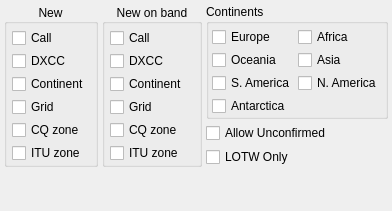
                     <widget class="QWidget" name="tab_10">
                      <attribute name="title">
                       <string>Filtering</string>
                      </attribute>
                      <layout class="QGridLayout" name="gridLayout_filtering">
                       <property name="leftMargin">
                        <number>4</number>
                       </property>
                       <property name="topMargin">
                        <number>4</number>
                       </property>
                       <property name="rightMargin">
                        <number>4</number>
                       </property>
                       <property name="bottomMargin">
                        <number>4</number>
                       </property>
                       <property name="spacing">
                        <number>4</number>
                       </property>
                       <item row="1" column="1">
                        <spacer name="verticalSpacer_10">
                         <property name="orientation">
                          <enum>Qt::Vertical</enum>
                         </property>
                         <property name="sizeHint" stdset="0">
                          <size>
                           <width>20</width>
                           <height>40</height>
                          </size>
                         </property>
                        </spacer>
                       </item>
                       <item row="0" column="2">
                        <widget class="QGroupBox" name="groupBox_2">
                         <property name="toolTip">
                          <string>&lt;html&gt;&lt;head/&gt;&lt;body&gt;&lt;p&gt;Only stations with new Call/DXCC/Continent... on band will be shown in the Band Activity window&lt;/p&gt;&lt;/body&gt;&lt;/html&gt;</string>
                         </property>
                         <property name="title">
                          <string>New on band</string>
                         </property>
                         <property name="alignment">
                          <set>Qt::AlignCenter</set>
                         </property>
                         <layout class="QVBoxLayout" name="verticalLayout_14">
                          <property name="spacing">
                           <number>2</number>
                          </property>
                          <property name="leftMargin">
                           <number>5</number>
                          </property>
                          <property name="topMargin">
                           <number>3</number>
                          </property>
                          <property name="rightMargin">
                           <number>5</number>
                          </property>
                          <property name="bottomMargin">
                           <number>0</number>
                          </property>
                          <item>
                           <widget class="QCheckBox" name="cb_callB4onBand">
                            <property name="text">
                             <string>Call</string>
                            </property>
                           </widget>
                          </item>
                          <item>
                           <widget class="QCheckBox" name="cb_countryB4onBand">
                            <property name="text">
                             <string>DXCC</string>
                            </property>
                           </widget>
                          </item>
                          <item>
                           <widget class="QCheckBox" name="cb_continentB4onBand">
                            <property name="text">
                             <string>Continent</string>
                            </property>
                           </widget>
                          </item>
                          <item>
                           <widget class="QCheckBox" name="cb_gridB4onBand">
                            <property name="text">
                             <string>Grid</string>
                            </property>
                           </widget>
                          </item>
                          <item>
                           <widget class="QCheckBox" name="cb_CQZoneB4onBand">
                            <property name="text">
                             <string>CQ zone</string>
                            </property>
                           </widget>
                          </item>
                          <item>
                           <widget class="QCheckBox" name="cb_ITUZoneB4onBand">
                            <property name="text">
                             <string>ITU zone</string>
                            </property>
                           </widget>
                          </item>
                         </layout>
                        </widget>
                       </item>
                       <item row="0" column="1">
                        <widget class="QGroupBox" name="groupBox_3">
                         <property name="toolTip">
                          <string>&lt;html&gt;&lt;head/&gt;&lt;body&gt;&lt;p&gt;Only stations with new Call/DXCC/Continent... will be shown in the Band Activity window&lt;/p&gt;&lt;/body&gt;&lt;/html&gt;</string>
                         </property>
                         <property name="title">
                          <string>New</string>
                         </property>
                         <property name="alignment">
                          <set>Qt::AlignCenter</set>
                         </property>
                         <layout class="QVBoxLayout" name="verticalLayout_13">
                          <property name="spacing">
                           <number>2</number>
                          </property>
                          <property name="leftMargin">
                           <number>5</number>
                          </property>
                          <property name="topMargin">
                           <number>3</number>
                          </property>
                          <property name="rightMargin">
                           <number>5</number>
                          </property>
                          <property name="bottomMargin">
                           <number>0</number>
                          </property>
                          <item>
                           <widget class="QCheckBox" name="cb_callB4">
                            <property name="text">
                             <string>Call</string>
                            </property>
                           </widget>
                          </item>
                          <item>
                           <widget class="QCheckBox" name="cb_countryB4">
                            <property name="text">
                             <string>DXCC</string>
                            </property>
                           </widget>
                          </item>
                          <item>
                           <widget class="QCheckBox" name="cb_continentB4">
                            <property name="text">
                             <string>Continent</string>
                            </property>
                           </widget>
                          </item>
                          <item>
                           <widget class="QCheckBox" name="cb_gridB4">
                            <property name="text">
                             <string>Grid</string>
                            </property>
                           </widget>
                          </item>
                          <item>
                           <widget class="QCheckBox" name="cb_CQZoneB4">
                            <property name="text">
                             <string>CQ zone</string>
                            </property>
                           </widget>
                          </item>
                          <item>
                           <widget class="QCheckBox" name="cb_ITUZoneB4">
                            <property name="text">
                             <string>ITU zone</string>
                            </property>
                           </widget>
                          </item>
                         </layout>
                        </widget>
                       </item>
                       <item row="0" column="3">
                        <layout class="QVBoxLayout" name="verticalLayout_10">
                         <item>
                          <widget class="QGroupBox" name="groupBox_8">
                           <property name="toolTip">
                            <string>&lt;html&gt;&lt;head/&gt;&lt;body&gt;&lt;p&gt;Show only stations from the selected continents&lt;/p&gt;&lt;/body&gt;&lt;/html&gt;</string>
                           </property>
                           <property name="statusTip">
                            <string/>
                           </property>
                           <property name="title">
                            <string>Continents</string>
                           </property>
                           <layout class="QGridLayout" name="gridLayout_4">
                            <property name="leftMargin">
                             <number>3</number>
                            </property>
                            <property name="topMargin">
                             <number>3</number>
                            </property>
                            <property name="rightMargin">
                             <number>3</number>
                            </property>
                            <property name="bottomMargin">
                             <number>0</number>
                            </property>
                            <property name="spacing">
                             <number>3</number>
                            </property>
                            <item row="1" column="1">
                             <widget class="QCheckBox" name="cb_c_AS">
                              <property name="text">
                               <string>Asia</string>
                              </property>
                             </widget>
                            </item>
                            <item row="0" column="0">
                             <widget class="QCheckBox" name="cb_c_EU">
                              <property name="text">
                               <string>Europe</string>
                              </property>
                             </widget>
                            </item>
                            <item row="0" column="1">
                             <widget class="QCheckBox" name="cb_c_AF">
                              <property name="text">
                               <string>Africa</string>
                              </property>
                             </widget>
                            </item>
                            <item row="4" column="1">
                             <widget class="QCheckBox" name="cb_c_NA">
                              <property name="text">
                               <string>N. America</string>
                              </property>
                             </widget>
                            </item>
                            <item row="4" column="0">
                             <widget class="QCheckBox" name="cb_c_SA">
                              <property name="text">
                               <string>S. America</string>
                              </property>
                             </widget>
                            </item>
                            <item row="5" column="0">
                             <widget class="QCheckBox" name="cb_c_AN">
                              <property name="text">
                               <string>Antarctica</string>
                              </property>
                             </widget>
                            </item>
                            <item row="1" column="0">
                             <widget class="QCheckBox" name="cb_c_OC">
                              <property name="text">
                               <string>Oceania</string>
                              </property>
                             </widget>
                            </item>
                           </layout>
                          </widget>
                         </item>
                         <item>
                          <widget class="QCheckBox" name="cb_f_AllowUnconfirmed">
                           <property name="toolTip">
                            <string>&lt;html&gt;&lt;head/&gt;&lt;body&gt;&lt;p&gt;Use LoTW confirmations when evaluating the New and New on band filters.&lt;/p&gt;&lt;p&gt;When enabled, a Call, DXCC, Continent, Grid, CQ zone, or ITU zone counts as worked only when a matching ADIF record contains &lt;tt&gt;LOTW_QSL_RCVD=Y&lt;/tt&gt;. Records marked unconfirmed or without that field remain eligible.&lt;/p&gt;&lt;p&gt;Export your log from Wavelog, replace &lt;tt&gt;wsjtx_log.adi&lt;/tt&gt;, and rescan the ADIF log to refresh confirmation status. LOTW Only and other filters are unaffected.&lt;/p&gt;&lt;/body&gt;&lt;/html&gt;</string>
                           </property>
                           <property name="text">
                            <string>Allow Unconfirmed</string>
                           </property>
                          </widget>
                         </item>
                         <item>
                          <widget class="QCheckBox" name="cb_f_LOTW">
                           <property name="toolTip">
                            <string>&lt;html&gt;&lt;head/&gt;&lt;body&gt;&lt;p&gt;Show only stations registered with LOTW&lt;/p&gt;&lt;/body&gt;&lt;/html&gt;</string>
                           </property>
                           <property name="text">
                            <string>LOTW Only</string>
                           </property>
                          </widget>
                         </item>
                        </layout>
                       </item>
                      </layout>
                     </widget>
